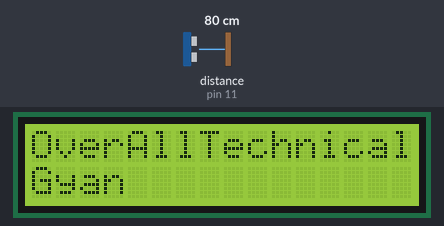
Simulated run of this sketch. Board: Arduino Uno, built with avr-gcc and run on an emulated ATmega328P. On the bench: 16×2 character LCD. Wiring (inferred from the names in the program): ultrasonic range finder: trigger pin 12; echo pin 11. The test bench sets the inputs (shaded band); at power-on: distance to the obstacle (sensor on pin 11) 80 cm. The echo pulse lasts 58.3 µs per cm; what the sketch prints to the serial monitor is not drawn.

Above: at 2.1 s.
At 5.2 s:
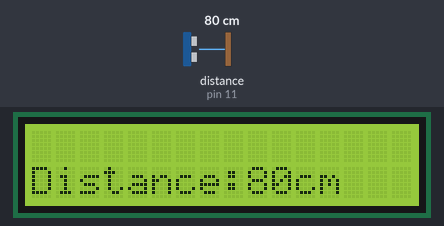
5.3 s: distance to the obstacle (sensor on pin 11) set to 9 cm
At 7.0 s:
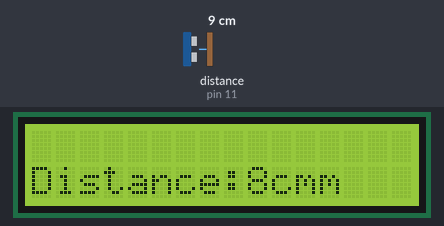
7.4 s: distance to the obstacle (sensor on pin 11) set to 250 cm
At 7.86 s:
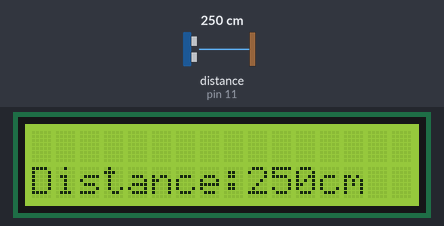
9.1 s: distance to the obstacle (sensor on pin 11) set to 2 cm
At 9.5 s:
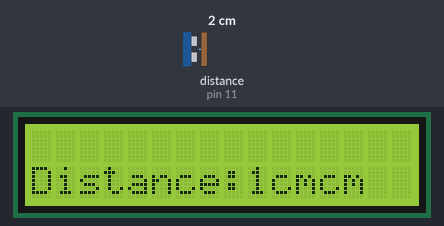
Timing chart, 0 to 12.1 s (numbered marks = the images above; inputs shaded):
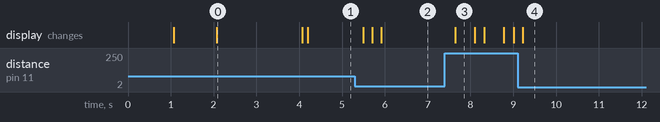

The sketch:

Do_khoang_cach_su_dung_cam_bien_sieu_am.ino
```cpp
#include <LiquidCrystal.h>
//#include <SoftwareSerial.h>

LiquidCrystal lcd(2, 3, 4, 5, 6, 7); // LCD :  (rs, enable, d4, d5, d6, d7)
// SoftwareSerial mySerial(2, 3); // RX, TX

const int trigPin = 12; // Trigger Pin of Ultrasonic Sensor
const int echoPin = 11; // Echo Pin of Ultrasonic Sensor

void setup()
{
  Serial.begin(9600); // Starting Serial Terminal
  // mySerial.begin(9600);

  lcd.begin(16, 2);
  pinMode(trigPin, OUTPUT);
  pinMode(echoPin, INPUT);
  lcd.setCursor(0, 0);
  lcd.print("  Distance    ");
  Serial.print("  Distance    ");
  lcd.setCursor(0, 1);
  lcd.print("  Measurement  ");
  Serial.print("  Measurement  ");
  delay(1000);
  lcd.clear();
  lcd.setCursor(0, 0);
  lcd.print("Made By : ");
  delay(1000);
  Serial.print("Made By :");
  lcd.setCursor(0, 0);
  lcd.print("OverAllTechnical");
  lcd.setCursor(0, 1);
  lcd.print("Gyan");

  Serial.print(" OverAll Technical Gyan");
  delay(2000);
  lcd.clear();
}

void loop()
{
  long duration, inches, cm;
  pinMode(trigPin, OUTPUT);
  digitalWrite(trigPin, LOW);
  delayMicroseconds(2);
  digitalWrite(trigPin, HIGH);
  delayMicroseconds(10);
  digitalWrite(trigPin, LOW);

  pinMode(echoPin, INPUT);
  duration = pulseIn(echoPin, HIGH);
  inches = microsecondsToInches(duration);
  cm = microsecondsToCentimeters(duration);

  //  Serial.print(inches);
  //  Serial.print("in, ");

  Serial.print("Distance:");
  Serial.print(cm);
  Serial.print("cm");
  delay(100);
  Serial.println();
  lcd.setCursor(0, 0);
  lcd.print("");
  delay(10);
  lcd.setCursor(0, 1);
  lcd.print("Distance:");
  lcd.print(cm);
  lcd.print("cm");
  delay(100);
  //  mySerial.println(cm);
  //   mySerial.println("cm");
  //   mySerial.println();
  //
  //  delay(100);
}

long microsecondsToInches(long microseconds)
{
  return microseconds / 74 / 2;
}

long microsecondsToCentimeters(long microseconds)
{
  return microseconds / 29 / 2;
}
```

Measured:
- after the input at 5.3 s, the display: changes after 0.19 s (image 2)
- after the input at 7.4 s, the display: changes after 0.24 s (image 3)
- after the input at 9.1 s, the display: changes after 0.12 s (image 4)
- what the display in image 0 shows lasts 2.0 s, from 2.1 s to 4.1 s
- what the display in image 3 shows lasts 0.5 s, from 7.6 s to 8.1 s
